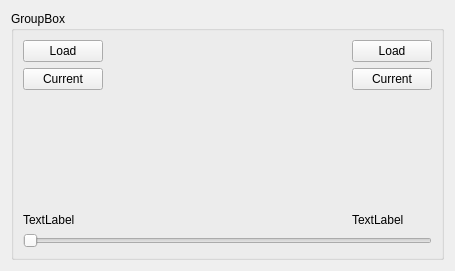
<?xml version="1.0" encoding="UTF-8"?>
<ui version="4.0">
 <class>TwoStateBlenderWidget</class>
 <widget class="QWidget" name="TwoStateBlenderWidget">
  <property name="geometry">
   <rect>
    <x>0</x>
    <y>0</y>
    <width>455</width>
    <height>271</height>
   </rect>
  </property>
  <property name="windowTitle">
   <string>Form</string>
  </property>
  <layout class="QGridLayout" name="gridLayout">
   <item row="2" column="0">
    <widget class="QGroupBox" name="groupBox">
     <property name="title">
      <string>GroupBox</string>
     </property>
     <layout class="QGridLayout" name="gridLayout_2">
      <item row="0" column="0">
       <widget class="QPushButton" name="load1PushButton">
        <property name="text">
         <string>Load</string>
        </property>
       </widget>
      </item>
      <item row="1" column="0">
       <widget class="QPushButton" name="setCurrentAs1PushButton">
        <property name="text">
         <string>Current</string>
        </property>
       </widget>
      </item>
      <item row="0" column="2">
       <widget class="QPushButton" name="load2pushButton">
        <property name="text">
         <string>Load</string>
        </property>
       </widget>
      </item>
      <item row="1" column="2">
       <widget class="QPushButton" name="setCurrentAs2PushButton">
        <property name="text">
         <string>Current</string>
        </property>
       </widget>
      </item>
      <item row="3" column="0" colspan="3">
       <widget class="QSlider" name="horizontalSlider">
        <property name="baseSize">
         <size>
          <width>0</width>
          <height>0</height>
         </size>
        </property>
        <property name="maximum">
         <number>128</number>
        </property>
        <property name="orientation">
         <enum>Qt::Horizontal</enum>
        </property>
       </widget>
      </item>
      <item row="0" column="1">
       <spacer name="horizontalSpacer">
        <property name="orientation">
         <enum>Qt::Horizontal</enum>
        </property>
        <property name="sizeHint" stdset="0">
         <size>
          <width>40</width>
          <height>20</height>
         </size>
        </property>
       </spacer>
      </item>
      <item row="2" column="0">
       <widget class="QLabel" name="state1Label">
        <property name="text">
         <string>TextLabel</string>
        </property>
        <property name="alignment">
         <set>Qt::AlignBottom|Qt::AlignLeading|Qt::AlignLeft</set>
        </property>
       </widget>
      </item>
      <item row="2" column="2">
       <widget class="QLabel" name="state2Label">
        <property name="text">
         <string>TextLabel</string>
        </property>
        <property name="alignment">
         <set>Qt::AlignBottom|Qt::AlignLeading|Qt::AlignLeft</set>
        </property>
       </widget>
      </item>
     </layout>
    </widget>
   </item>
  </layout>
 </widget>
 <resources/>
 <connections/>
</ui>
